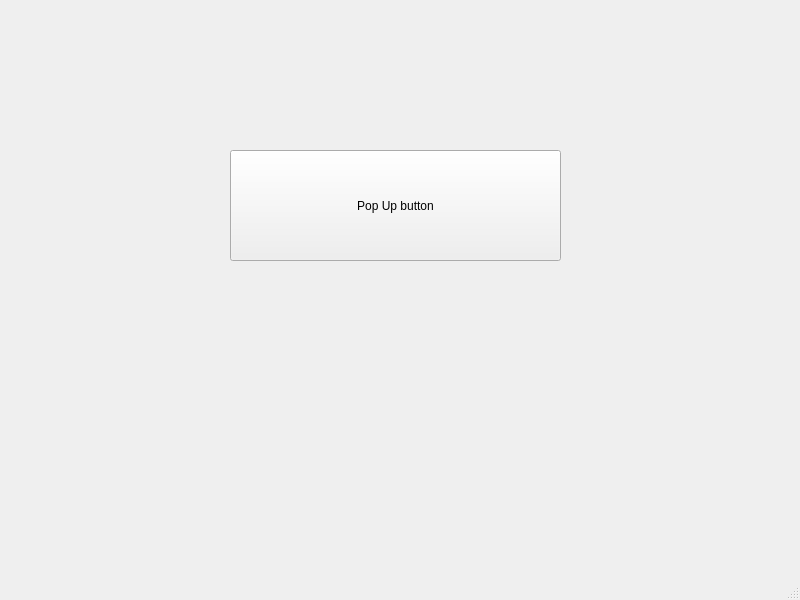
<?xml version="1.0" encoding="UTF-8"?>
<ui version="4.0">
 <class>MainWindow</class>
 <widget class="QMainWindow" name="MainWindow">
  <property name="geometry">
   <rect>
    <x>0</x>
    <y>0</y>
    <width>800</width>
    <height>600</height>
   </rect>
  </property>
  <property name="windowTitle">
   <string>MainWindow</string>
  </property>
  <widget class="QWidget" name="centralwidget">
   <widget class="QPushButton" name="b1">
    <property name="geometry">
     <rect>
      <x>230</x>
      <y>150</y>
      <width>331</width>
      <height>111</height>
     </rect>
    </property>
    <property name="text">
     <string>Pop Up button</string>
    </property>
   </widget>
  </widget>
  <widget class="QMenuBar" name="menubar">
   <property name="geometry">
    <rect>
     <x>0</x>
     <y>0</y>
     <width>800</width>
     <height>26</height>
    </rect>
   </property>
  </widget>
  <widget class="QStatusBar" name="statusbar"/>
 </widget>
 <resources/>
 <connections/>
</ui>
